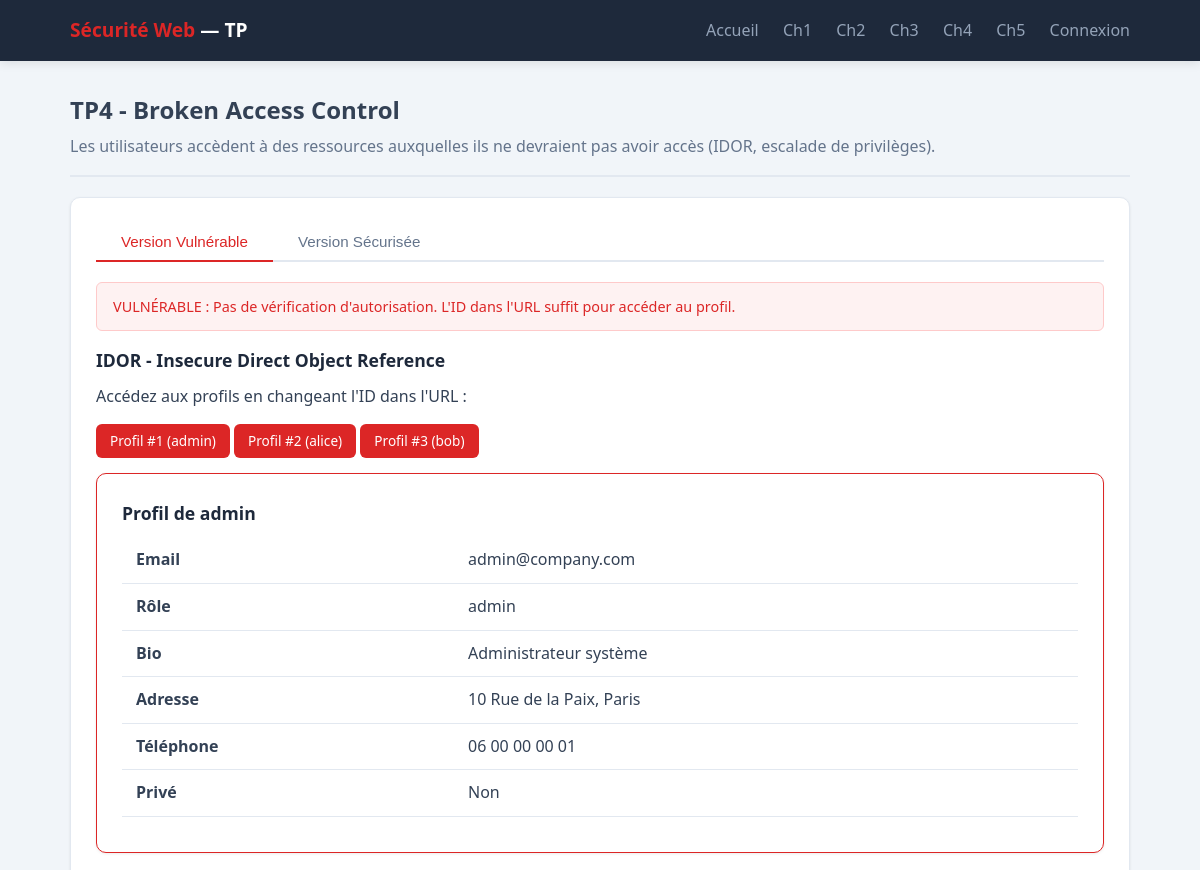
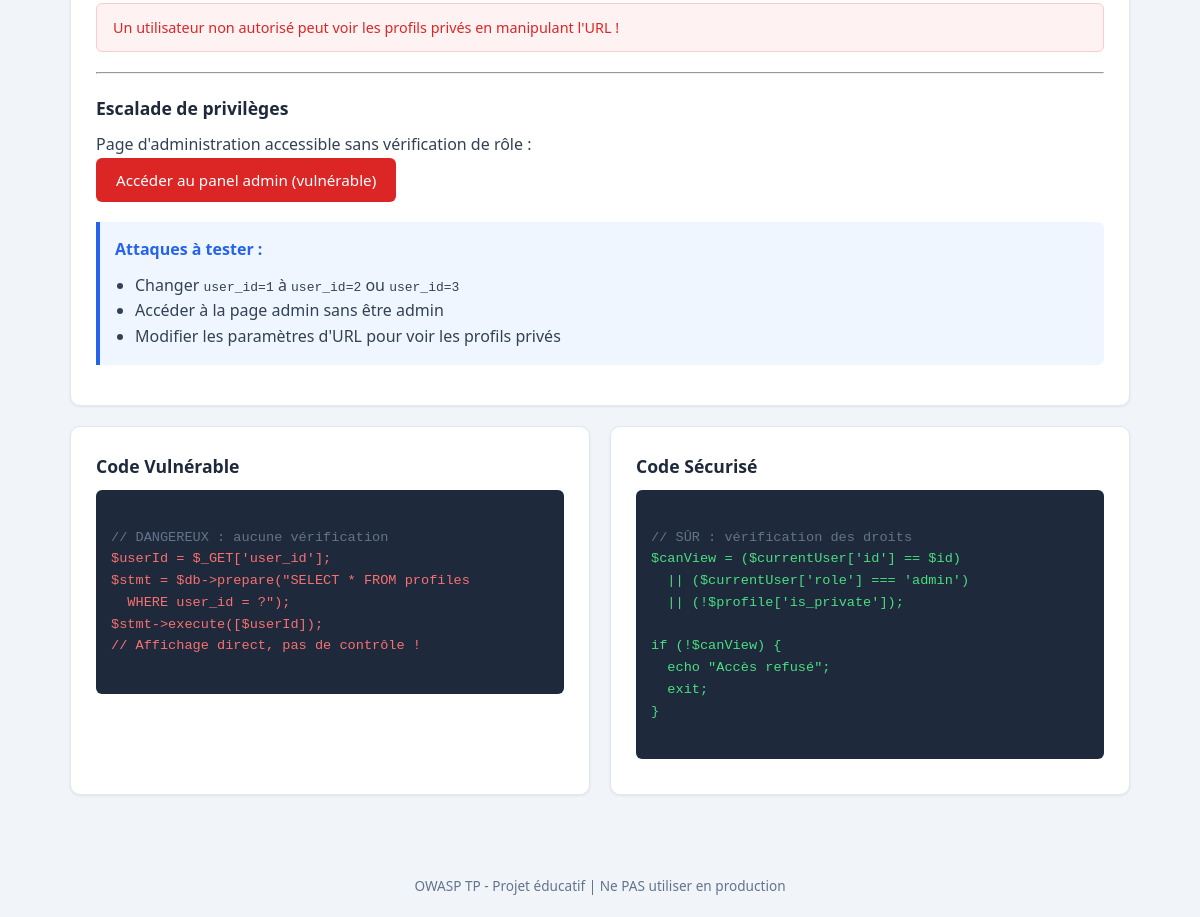
The app's page /tp/tp04-broken-access/index.php?mode=vulnerable&user_id=1 with its own data (2 pictures, top to bottom).
### tables this page shows
CREATE TABLE IF NOT EXISTS profiles (
    id INT AUTO_INCREMENT PRIMARY KEY,
    user_id INT NOT NULL,
    bio TEXT,
    address VARCHAR(255),
    phone VARCHAR(20),
    is_private TINYINT(1) DEFAULT 1,
    FOREIGN KEY (user_id) REFERENCES users(id)
);

CREATE TABLE IF NOT EXISTS users (
    id INT AUTO_INCREMENT PRIMARY KEY,
    username VARCHAR(50) NOT NULL UNIQUE,
    email VARCHAR(100) NOT NULL,
    password VARCHAR(255) NOT NULL,
    password_plain VARCHAR(255) DEFAULT NULL,   
    role ENUM('user', 'admin') DEFAULT 'user',
    session_token VARCHAR(255) DEFAULT NULL,
    reset_token VARCHAR(255) DEFAULT NULL,
    created_at TIMESTAMP DEFAULT CURRENT_TIMESTAMP
);

### config/app.php (called while the page is built, shortened)
<?php
function e($string) {
    return htmlspecialchars($string, ENT_QUOTES, 'UTF-8');
}

### public/tp/tp04-broken-access/index.php (the view, shortened to what this page needs)
<?php include __DIR__ . '/../../../includes/header.php'; ?>
<div class="page-header">
    <h2>TP4 - Broken Access Control</h2>
    <p>Les utilisateurs accèdent à des ressources auxquelles ils ne devraient pas avoir accès (IDOR, escalade de privilèges).</p>
</div>
<div class="card">
    <div class="tabs">
        <button class="tab active" data-tab="vuln">Version Vulnérable</button>
        <button class="tab secure" data-tab="secure">Version Sécurisée</button>
    </div>
    <div id="vuln" class="tab-content active">
        <div class="alert alert-danger">
            VULNÉRABLE : Pas de vérification d'autorisation. L'ID dans l'URL suffit pour accéder au profil.
        </div>
        <h3>IDOR - Insecure Direct Object Reference</h3>
        <p>Accédez aux profils en changeant l'ID dans l'URL :</p>
        <div style="margin:15px 0;">
            <a href="?mode=vulnerable&user_id=1" class="btn btn-sm btn-danger">Profil #1 (admin)</a>
            <a href="?mode=vulnerable&user_id=2" class="btn btn-sm btn-danger">Profil #2 (alice)</a>
            <a href="?mode=vulnerable&user_id=3" class="btn btn-sm btn-danger">Profil #3 (bob)</a>
        </div>
        <?php
        if (isset($_GET['user_id']) && ($_GET['mode'] ?? '') === 'vulnerable') {
            $userId = $_GET['user_id'];
            $db = getDB();
            $stmt = $db->prepare("SELECT u.*, p.bio, p.address, p.phone as profile_phone, p.is_private
                                  FROM users u LEFT JOIN profiles p ON u.id = p.user_id WHERE u.id = ?");
            $stmt->execute([$userId]);
            $profile = $stmt->fetch();
            if ($profile) {
                echo '<div class="card" style="border-color:var(--danger);">';
                echo '<h3>Profil de ' . e($profile['username']) . '</h3>';
                echo '<table>';
                echo '<tr><td><strong>Email</strong></td><td>' . e($profile['email']) . '</td></tr>';
                echo '<tr><td><strong>Rôle</strong></td><td>' . e($profile['role']) . '</td></tr>';
                echo '<tr><td><strong>Bio</strong></td><td>' . e($profile['bio'] ?? 'N/A') . '</td></tr>';
                echo '<tr><td><strong>Adresse</strong></td><td>' . e($profile['address'] ?? 'N/A') . '</td></tr>';
                echo '<tr><td><strong>Téléphone</strong></td><td>' . e($profile['profile_phone'] ?? 'N/A') . '</td></tr>';
                echo '<tr><td><strong>Privé</strong></td><td>' . ($profile['is_private'] ? 'Oui' : 'Non') . '</td></tr>';
                echo '</table>';
                echo '</div>';
                echo '<div class="alert alert-danger">Un utilisateur non autorisé peut voir les profils privés en manipulant l\'URL !</div>';
            }
        }
        ?>
        <hr style="margin:20px 0;">
        <h3>Escalade de privilèges</h3>
        <p>Page d'administration accessible sans vérification de rôle :</p>
        <a href="admin-vulnerable.php" class="btn btn-danger">Accéder au panel admin (vulnérable)</a>
        <div class="explanation" style="margin-top:20px;">
            <h4>Attaques à tester :</h4>
            <ul style="margin:10px 0 0 20px;">
                <li>Changer <code>user_id=1</code> à <code>user_id=2</code> ou <code>user_id=3</code></li>
                <li>Accéder à la page admin sans être admin</li>
                <li>Modifier les paramètres d'URL pour voir les profils privés</li>
            </ul>
        </div>
    </div>
</div>
<div class="two-cols">
    <div class="card">
        <h3>Code Vulnérable</h3>
        <div class="code-block">
<span class="comment">// DANGEREUX : aucune vérification</span>
<span class="vulnerable">$userId = $_GET['user_id'];
$stmt = $db->prepare("SELECT * FROM profiles
  WHERE user_id = ?");
$stmt->execute([$userId]);
// Affichage direct, pas de contrôle !</span>
        </div>
    </div>
    <div class="card">
        <h3>Code Sécurisé</h3>
        <div class="code-block">
<span class="comment">// SÛR : vérification des droits</span>
<span class="secure">$canView = ($currentUser['id'] == $id)
  || ($currentUser['role'] === 'admin')
  || (!$profile['is_private']);
if (!$canView) {
  echo "Accès refusé";
  exit;
}</span>
        </div>
    </div>
</div>
<?php include __DIR__ . '/../../../includes/footer.php'; ?>

### public/css/style.css (style rules this page uses)
:root { --primary: #2563eb; --danger: #dc2626; --success: #16a34a; --warning: #d97706; --dark: #1e293b; --light: #f8fafc; --gray: #64748b; --border: #e2e8f0; }
* { margin: 0; padding: 0; box-sizing: border-box; }
body { font-family: 'Segoe UI', system-ui, -apple-system, sans-serif; background: #f1f5f9; color: #334155; line-height: 1.6; }
.card { background: white; border-radius: 10px; padding: 25px; margin-bottom: 20px; box-shadow: 0 1px 3px rgba(0,0,0,0.08); border: 1px solid var(--border); }
.card h3 { color: var(--dark); margin-bottom: 10px; font-size: 1.1rem; }
.tabs { display: flex; gap: 0; margin-bottom: 20px; border-bottom: 2px solid var(--border); }
.tab { padding: 10px 25px; cursor: pointer; border: none; background: none; font-size: 0.95rem; font-weight: 500; color: var(--gray); border-bottom: 2px solid transparent; margin-bottom: -2px; transition: all 0.2s; }
.tab.active { color: var(--danger); border-bottom-color: var(--danger); }
.tab-content { display: none; }
.tab-content.active { display: block; }
.btn { display: inline-block; padding: 10px 20px; border: none; border-radius: 6px; font-size: 0.95rem; font-weight: 500; cursor: pointer; text-decoration: none; transition: all 0.2s; }
.btn-danger { background: var(--danger); color: white; }
.btn-sm { padding: 6px 14px; font-size: 0.85rem; }
.alert { padding: 12px 16px; border-radius: 6px; margin-bottom: 15px; font-size: 0.9rem; }
.alert-danger { background: #fef2f2; color: var(--danger); border: 1px solid #fecaca; }
.code-block { background: #1e293b; color: #e2e8f0; padding: 15px; border-radius: 6px; font-family: 'Fira Code', 'Consolas', monospace; font-size: 0.85rem; overflow-x: auto; margin: 10px 0; white-space: pre-wrap; }
.code-block .vulnerable { color: #f87171; }
.code-block .secure { color: #4ade80; }
.code-block .comment { color: #64748b; }
table { width: 100%; border-collapse: collapse; margin: 10px 0; }
th, td { padding: 10px 14px; text-align: left; border-bottom: 1px solid var(--border); }
.page-header { margin: 30px 0 20px; padding-bottom: 15px; border-bottom: 2px solid var(--border); }
.page-header h2 { font-size: 1.5rem; }
.page-header p { color: var(--gray); margin-top: 5px; }
.explanation { background: #eff6ff; border-left: 4px solid var(--primary); padding: 15px; margin: 15px 0; border-radius: 0 6px 6px 0; }
.explanation h4 { color: var(--primary); margin-bottom: 5px; }
.two-cols { display: grid; grid-template-columns: 1fr 1fr; gap: 20px; }

### records on screen
profiles: user.username "admin", user.email "admin@company.com", user.role "admin", bio "Administrateur système", address "10 Rue de la Paix, Paris", phone "06 00 00 00 01"
